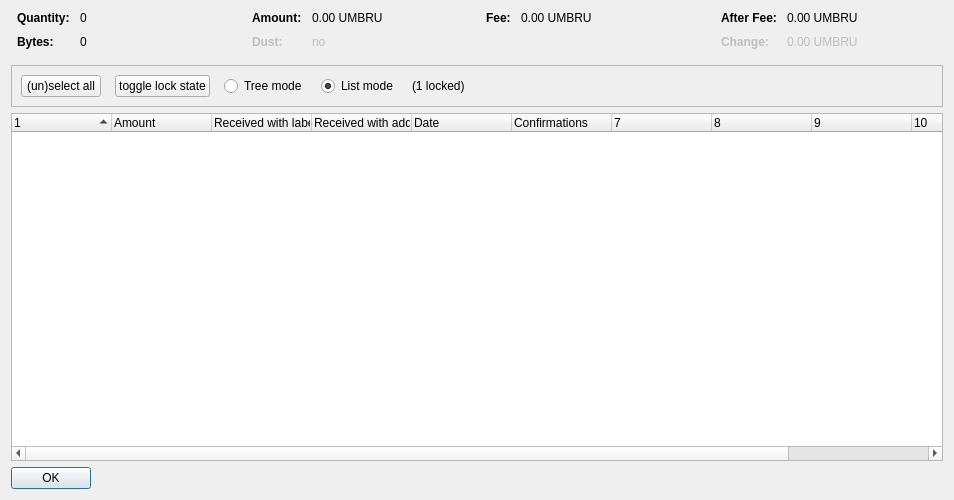
<?xml version="1.0" encoding="UTF-8"?>
<ui version="4.0">
 <class>CoinControlDialog</class>
 <widget class="QDialog" name="CoinControlDialog">
  <property name="geometry">
   <rect>
    <x>0</x>
    <y>0</y>
    <width>954</width>
    <height>500</height>
   </rect>
  </property>
  <property name="windowTitle">
   <string>Coin Selection</string>
  </property>
  <layout class="QVBoxLayout" name="verticalLayout">
   <item>
    <layout class="QHBoxLayout" name="horizontalLayoutTop" stretch="0,0,0,0">
     <property name="topMargin">
      <number>0</number>
     </property>
     <property name="bottomMargin">
      <number>10</number>
     </property>
     <item>
      <layout class="QFormLayout" name="formLayoutCoinControl1">
       <property name="horizontalSpacing">
        <number>10</number>
       </property>
       <property name="verticalSpacing">
        <number>10</number>
       </property>
       <property name="leftMargin">
        <number>6</number>
       </property>
       <property name="rightMargin">
        <number>6</number>
       </property>
       <item row="0" column="0">
        <widget class="QLabel" name="labelCoinControlQuantityText">
         <property name="font">
          <font>
           <weight>75</weight>
           <bold>true</bold>
          </font>
         </property>
         <property name="text">
          <string>Quantity:</string>
         </property>
        </widget>
       </item>
       <item row="0" column="1">
        <widget class="QLabel" name="labelCoinControlQuantity">
         <property name="cursor">
          <cursorShape>IBeamCursor</cursorShape>
         </property>
         <property name="contextMenuPolicy">
          <enum>Qt::ActionsContextMenu</enum>
         </property>
         <property name="text">
          <string notr="true">0</string>
         </property>
         <property name="textInteractionFlags">
          <set>Qt::LinksAccessibleByMouse|Qt::TextSelectableByKeyboard|Qt::TextSelectableByMouse</set>
         </property>
        </widget>
       </item>
       <item row="1" column="0">
        <widget class="QLabel" name="labelCoinControlBytesText">
         <property name="font">
          <font>
           <weight>75</weight>
           <bold>true</bold>
          </font>
         </property>
         <property name="text">
          <string>Bytes:</string>
         </property>
        </widget>
       </item>
       <item row="1" column="1">
        <widget class="QLabel" name="labelCoinControlBytes">
         <property name="cursor">
          <cursorShape>IBeamCursor</cursorShape>
         </property>
         <property name="contextMenuPolicy">
          <enum>Qt::ActionsContextMenu</enum>
         </property>
         <property name="text">
          <string notr="true">0</string>
         </property>
         <property name="textInteractionFlags">
          <set>Qt::LinksAccessibleByMouse|Qt::TextSelectableByKeyboard|Qt::TextSelectableByMouse</set>
         </property>
        </widget>
       </item>
      </layout>
     </item>
     <item>
      <layout class="QFormLayout" name="formLayoutCoinControl2">
       <property name="horizontalSpacing">
        <number>10</number>
       </property>
       <property name="verticalSpacing">
        <number>10</number>
       </property>
       <property name="leftMargin">
        <number>6</number>
       </property>
       <property name="rightMargin">
        <number>6</number>
       </property>
       <item row="0" column="0">
        <widget class="QLabel" name="labelCoinControlAmountText">
         <property name="font">
          <font>
           <weight>75</weight>
           <bold>true</bold>
          </font>
         </property>
         <property name="text">
          <string>Amount:</string>
         </property>
        </widget>
       </item>
       <item row="0" column="1">
        <widget class="QLabel" name="labelCoinControlAmount">
         <property name="cursor">
          <cursorShape>IBeamCursor</cursorShape>
         </property>
         <property name="contextMenuPolicy">
          <enum>Qt::ActionsContextMenu</enum>
         </property>
         <property name="text">
          <string notr="true">0.00 UMBRU</string>
         </property>
         <property name="textInteractionFlags">
          <set>Qt::LinksAccessibleByMouse|Qt::TextSelectableByKeyboard|Qt::TextSelectableByMouse</set>
         </property>
        </widget>
       </item>
       <item row="1" column="0">
        <widget class="QLabel" name="labelCoinControlLowOutputText">
         <property name="enabled">
          <bool>false</bool>
         </property>
         <property name="font">
          <font>
           <weight>75</weight>
           <bold>true</bold>
          </font>
         </property>
         <property name="text">
          <string>Dust:</string>
         </property>
        </widget>
       </item>
       <item row="1" column="1">
        <widget class="QLabel" name="labelCoinControlLowOutput">
         <property name="enabled">
          <bool>false</bool>
         </property>
         <property name="cursor">
          <cursorShape>IBeamCursor</cursorShape>
         </property>
         <property name="contextMenuPolicy">
          <enum>Qt::ActionsContextMenu</enum>
         </property>
         <property name="text">
          <string notr="true">no</string>
         </property>
         <property name="textInteractionFlags">
          <set>Qt::LinksAccessibleByMouse|Qt::TextSelectableByKeyboard|Qt::TextSelectableByMouse</set>
         </property>
        </widget>
       </item>
      </layout>
     </item>
     <item>
      <layout class="QFormLayout" name="formLayoutCoinControl3">
       <property name="horizontalSpacing">
        <number>10</number>
       </property>
       <property name="verticalSpacing">
        <number>10</number>
       </property>
       <property name="leftMargin">
        <number>6</number>
       </property>
       <property name="rightMargin">
        <number>6</number>
       </property>
       <item row="0" column="0">
        <widget class="QLabel" name="labelCoinControlFeeText">
         <property name="font">
          <font>
           <weight>75</weight>
           <bold>true</bold>
          </font>
         </property>
         <property name="text">
          <string>Fee:</string>
         </property>
        </widget>
       </item>
       <item row="0" column="1">
        <widget class="QLabel" name="labelCoinControlFee">
         <property name="cursor">
          <cursorShape>IBeamCursor</cursorShape>
         </property>
         <property name="contextMenuPolicy">
          <enum>Qt::ActionsContextMenu</enum>
         </property>
         <property name="text">
          <string notr="true">0.00 UMBRU</string>
         </property>
         <property name="textInteractionFlags">
          <set>Qt::LinksAccessibleByMouse|Qt::TextSelectableByKeyboard|Qt::TextSelectableByMouse</set>
         </property>
        </widget>
       </item>
      </layout>
     </item>
     <item>
      <layout class="QFormLayout" name="formLayoutCoinControl4">
       <property name="horizontalSpacing">
        <number>10</number>
       </property>
       <property name="verticalSpacing">
        <number>10</number>
       </property>
       <property name="leftMargin">
        <number>6</number>
       </property>
       <property name="rightMargin">
        <number>6</number>
       </property>
       <item row="0" column="0">
        <widget class="QLabel" name="labelCoinControlAfterFeeText">
         <property name="font">
          <font>
           <weight>75</weight>
           <bold>true</bold>
          </font>
         </property>
         <property name="text">
          <string>After Fee:</string>
         </property>
        </widget>
       </item>
       <item row="0" column="1">
        <widget class="QLabel" name="labelCoinControlAfterFee">
         <property name="cursor">
          <cursorShape>IBeamCursor</cursorShape>
         </property>
         <property name="contextMenuPolicy">
          <enum>Qt::ActionsContextMenu</enum>
         </property>
         <property name="text">
          <string notr="true">0.00 UMBRU</string>
         </property>
         <property name="textInteractionFlags">
          <set>Qt::LinksAccessibleByMouse|Qt::TextSelectableByKeyboard|Qt::TextSelectableByMouse</set>
         </property>
        </widget>
       </item>
       <item row="1" column="0">
        <widget class="QLabel" name="labelCoinControlChangeText">
         <property name="enabled">
          <bool>false</bool>
         </property>
         <property name="font">
          <font>
           <weight>75</weight>
           <bold>true</bold>
          </font>
         </property>
         <property name="text">
          <string>Change:</string>
         </property>
        </widget>
       </item>
       <item row="1" column="1">
        <widget class="QLabel" name="labelCoinControlChange">
         <property name="enabled">
          <bool>false</bool>
         </property>
         <property name="cursor">
          <cursorShape>IBeamCursor</cursorShape>
         </property>
         <property name="contextMenuPolicy">
          <enum>Qt::ActionsContextMenu</enum>
         </property>
         <property name="text">
          <string notr="true">0.00 UMBRU</string>
         </property>
         <property name="textInteractionFlags">
          <set>Qt::LinksAccessibleByMouse|Qt::TextSelectableByKeyboard|Qt::TextSelectableByMouse</set>
         </property>
        </widget>
       </item>
      </layout>
     </item>
    </layout>
   </item>
   <item>
    <widget class="QFrame" name="frame">
     <property name="minimumSize">
      <size>
       <width>0</width>
       <height>40</height>
      </size>
     </property>
     <property name="frameShape">
      <enum>QFrame::StyledPanel</enum>
     </property>
     <property name="frameShadow">
      <enum>QFrame::Sunken</enum>
     </property>
     <layout class="QHBoxLayout" name="horizontalLayout">
      <item>
       <layout class="QHBoxLayout" name="horizontalLayoutPanel" stretch="0,0,0,0,0,0">
        <property name="spacing">
         <number>14</number>
        </property>
        <item>
         <widget class="QPushButton" name="pushButtonSelectAll">
          <property name="sizePolicy">
           <sizepolicy hsizetype="Maximum" vsizetype="Fixed">
            <horstretch>0</horstretch>
            <verstretch>0</verstretch>
           </sizepolicy>
          </property>
          <property name="text">
           <string>(un)select all</string>
          </property>
          <property name="autoDefault">
           <bool>false</bool>
          </property>
         </widget>
        </item>
        <item>
         <widget class="QPushButton" name="pushButtonToggleLock">
          <property name="sizePolicy">
           <sizepolicy hsizetype="Maximum" vsizetype="Fixed">
            <horstretch>0</horstretch>
            <verstretch>0</verstretch>
           </sizepolicy>
          </property>
          <property name="text">
           <string>toggle lock state</string>
          </property>
          <property name="autoDefault">
           <bool>false</bool>
          </property>
         </widget>
        </item>
        <item>
         <widget class="QRadioButton" name="radioTreeMode">
          <property name="sizePolicy">
           <sizepolicy hsizetype="Maximum" vsizetype="Fixed">
            <horstretch>0</horstretch>
            <verstretch>0</verstretch>
           </sizepolicy>
          </property>
          <property name="text">
           <string>Tree mode</string>
          </property>
         </widget>
        </item>
        <item>
         <widget class="QRadioButton" name="radioListMode">
          <property name="sizePolicy">
           <sizepolicy hsizetype="Maximum" vsizetype="Fixed">
            <horstretch>0</horstretch>
            <verstretch>0</verstretch>
           </sizepolicy>
          </property>
          <property name="text">
           <string>List mode</string>
          </property>
          <property name="checked">
           <bool>true</bool>
          </property>
         </widget>
        </item>
        <item>
         <widget class="QLabel" name="labelLocked">
          <property name="text">
           <string>(1 locked)</string>
          </property>
         </widget>
        </item>
        <item>
         <spacer name="horizontalSpacer">
          <property name="orientation">
           <enum>Qt::Horizontal</enum>
          </property>
          <property name="sizeHint" stdset="0">
           <size>
            <width>40</width>
            <height>20</height>
           </size>
          </property>
         </spacer>
        </item>
       </layout>
      </item>
     </layout>
    </widget>
   </item>
   <item>
    <widget class="CoinControlTreeWidget" name="treeWidget">
     <property name="contextMenuPolicy">
      <enum>Qt::CustomContextMenu</enum>
     </property>
     <property name="sortingEnabled">
      <bool>false</bool>
     </property>
     <property name="columnCount">
      <number>11</number>
     </property>
     <attribute name="headerShowSortIndicator" stdset="0">
      <bool>true</bool>
     </attribute>
     <attribute name="headerStretchLastSection">
      <bool>false</bool>
     </attribute>
     <column>
      <property name="text">
       <string/>
      </property>
     </column>
     <column>
      <property name="text">
       <string>Amount</string>
      </property>
     </column>
     <column>
      <property name="text">
       <string>Received with label</string>
      </property>
     </column>
     <column>
      <property name="text">
       <string>Received with address</string>
      </property>
     </column>
     <column>
      <property name="text">
       <string>Date</string>
      </property>
     </column>
     <column>
      <property name="text">
       <string>Confirmations</string>
      </property>
      <property name="toolTip">
       <string>Confirmed</string>
      </property>
     </column>
     <column>
      <property name="text">
       <string/>
      </property>
     </column>
     <column>
      <property name="text">
       <string/>
      </property>
     </column>
     <column>
      <property name="text">
       <string/>
      </property>
     </column>
     <column>
      <property name="text">
       <string/>
      </property>
     </column>
    </widget>
   </item>
   <item>
    <widget class="QDialogButtonBox" name="buttonBox">
     <property name="sizePolicy">
      <sizepolicy hsizetype="Maximum" vsizetype="Fixed">
       <horstretch>0</horstretch>
       <verstretch>0</verstretch>
      </sizepolicy>
     </property>
     <property name="orientation">
      <enum>Qt::Horizontal</enum>
     </property>
     <property name="standardButtons">
      <set>QDialogButtonBox::Ok</set>
     </property>
    </widget>
   </item>
  </layout>
 </widget>
 <customwidgets>
  <customwidget>
   <class>CoinControlTreeWidget</class>
   <extends>QTreeWidget</extends>
   <header>coincontroltreewidget.h</header>
  </customwidget>
 </customwidgets>
 <resources/>
 <connections/>
</ui>
